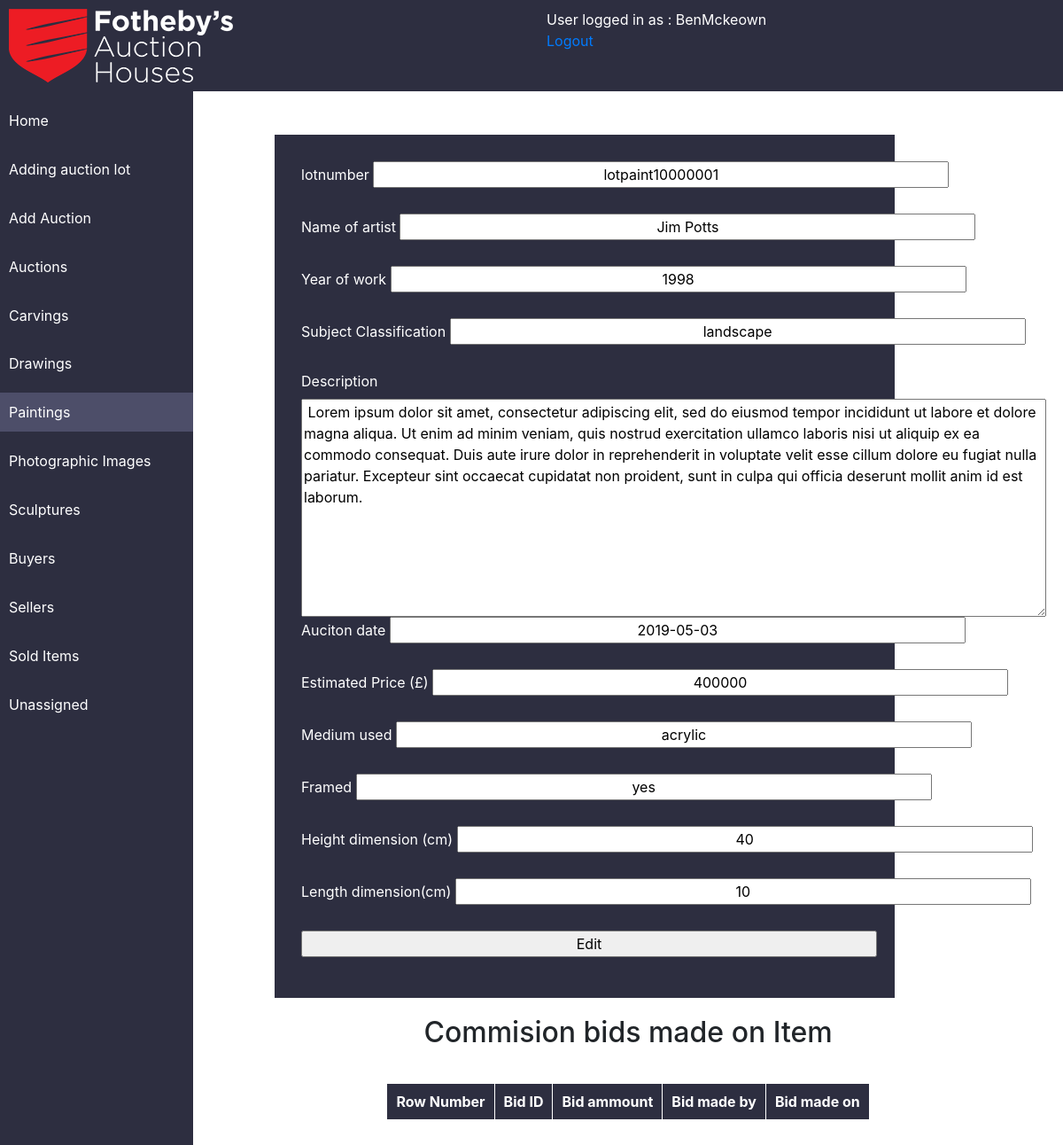
/default/public/admin/viewpainting.php?id=10000001 (signed in), run on the app's committed database.
### tables this page shows
CREATE TABLE `Paintings` (
  `idPaintings` int(11) NOT NULL AUTO_INCREMENT,
  `lotnumber` varchar(45) NOT NULL DEFAULT 'lotpaint',
  `Name_of_artist` varchar(45) DEFAULT NULL,
  `year_work_produced` varchar(45) DEFAULT NULL,
  `subject_classification` varchar(45) DEFAULT NULL,
  `description` varchar(500) DEFAULT NULL,
  `auction_date` varchar(45) DEFAULT NULL,
  `estimated_price` varchar(45) DEFAULT NULL,
  `medium_used` varchar(45) DEFAULT NULL,
  `framed` varchar(45) DEFAULT NULL,
  `height_dimension` varchar(45) DEFAULT NULL,
  `length_dimension` varchar(45) DEFAULT NULL,
  `Auction` varchar(45) DEFAULT NULL,
  `status` varchar(45) DEFAULT NULL,
  `category` varchar(45) DEFAULT NULL,
  `sold_for` varchar(45) DEFAULT NULL,
  `commision_price` varchar(45) DEFAULT NULL,
  PRIMARY KEY (`idPaintings`,`lotnumber`)
);

### default/public/admin/viewpainting.php (the view, shortened to what this page needs)
<?php
if (isset($_SESSION['loggedin']) && $_SESSION['loggedin'] == true){
require '../headers/header.php';
   $sculpture= $pdo->query('SELECT * FROM Paintings WHERE idPaintings = '. $_GET['id'])->fetch()  ;
?>
<div class="con">
<div class="formadd">
<form action="" method="POST" >
          <label>lotnumber</label>
          <input readonly="readonly"  type="text" name="lotnumber" value="<?php echo $sculpture['lotnumber'] .$sculpture['idPaintings']; ?>" /><br /><br />
          <label>Name of artist</label>
          <input  type="text" name="name_of_artist" value="<?php echo $sculpture['Name_of_artist']; ?>" /><br /><br />
          <label>Year of work</label>
          <input  type="text" name="year_of_work" value="<?php echo $sculpture['year_work_produced']; ?>" /><br /><br />
          <label>Subject Classification</label>
          <input  type="text" name="subject_classification" value="<?php echo $sculpture['subject_classification']; ?>" /><br /><br />
          <label>Description</label>
            <textarea rows="10" cols="80" readonly name="description"> <?php echo $sculpture['description']; ?></textarea>
          <label>Auciton date</label>
          <input type="text" name="auction_date" value="<?php echo $sculpture['auction_date']; ?>" /><br /><br />
          <label>Estimated Price (£)</label>
          <input  type="text" name="estimated_price" value="<?php echo $sculpture['estimated_price']; ?>" /><br /><br />
          <label>Medium used</label>
          <input  type="text" name="medium_used" value="<?php echo $sculpture['medium_used']; ?>" /><br /><br />
          <label>Framed</label>
          <input  type="text" name="framed" value="<?php echo $sculpture['framed']; ?>" /><br /><br />
          <label>Height dimension (cm)</label>
          <input  type="text" name="height" value="<?php echo $sculpture['height_dimension']; ?>" /><br /><br />
          <label>Length dimension(cm)</label>
          <input  type="text" name="length" value="<?php echo $sculpture['length_dimension']; ?>" /><br /><br />
<input type="submit" name="submit" value="Edit" />
        </form>
</div>
</div>
        <h2>Commision bids made on Item</h2>
  <div class="tableview">
  <table>
    <th>
      Row Number
    </th>
    <th>
      Bid ID
    </th>
    <th>
      Bid ammount
    </th>
    <th>
      Bid made by
    </th>
    <th>
      Bid made on
    </th>
  <?php
  echo '</table>';
  echo '</div>';
  ?>
  <?php
      }
      else{
        header('location:../login.php');
      }
?>

### default/public/style.css (style rules this page uses)
html,body { height:100%; margin:0; }
body { width: 100%; height: 100%; }
.formadd { background-color: #2d2e40; color: white; width: 700px; padding: 30px; display: flex; margin-right: 10%; }
.formadd input { width: 650px; justify-content: center; text-align: center; }
.tableview2 table,th,td { color:white; border: 1px solid white; }
.tableview { width: 100%; padding: 30px; display: flex; justify-content: center; }
.tableview table,th,td { color:white; border: 1px solid white; }
.tableview th { background-color: #2d2e40; padding:10px; }
.con { display: flex; justify-content: center; align-items: center; margin-top: 5%; }
h2 { margin-top: 2%; text-align: center; }

### data on the page
paintings: lotnumber "lotpaint10000001", name_of_artist "Jim Potts", year_of_work "1998", subject_classification "landscape", description "Lorem ipsum dolor sit amet, consectetur adipiscing elit, sed do eiusmod tempor incididunt ut labore et dolore magna aliqua. Ut enim ad minim veniam, quis nostrud exercitation ullamco laboris nisi ut aliquip ex ea commodo consequat. Duis aute irure dolor in reprehenderit in voluptate velit esse cillum dolore eu fugiat nulla pariatur. Excepteur sint occaecat cupidatat non proident, sunt in culpa qui officia deserunt mollit anim id est laborum.", auction_date "2019-05-03", estimated_price "400000", medium_used "acrylic", framed "yes", height "40", length "10"

### other printed values
$_SESSION['username'] "BenMckeown"
